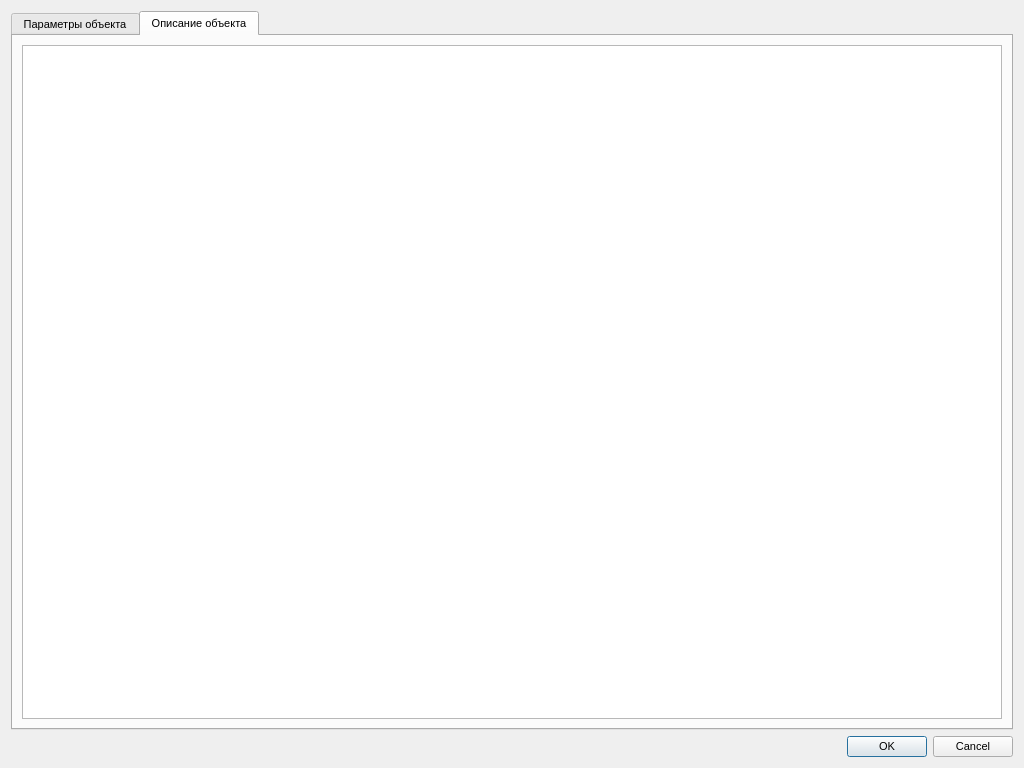
<?xml version="1.0" encoding="UTF-8"?>
<ui version="4.0">
 <class>QActorEditor</class>
 <widget class="QDialog" name="QActorEditor">
  <property name="windowModality">
   <enum>Qt::ApplicationModal</enum>
  </property>
  <property name="geometry">
   <rect>
    <x>0</x>
    <y>0</y>
    <width>1024</width>
    <height>768</height>
   </rect>
  </property>
  <property name="sizePolicy">
   <sizepolicy hsizetype="Preferred" vsizetype="Preferred">
    <horstretch>0</horstretch>
    <verstretch>0</verstretch>
   </sizepolicy>
  </property>
  <property name="minimumSize">
   <size>
    <width>400</width>
    <height>400</height>
   </size>
  </property>
  <property name="maximumSize">
   <size>
    <width>16777215</width>
    <height>16777215</height>
   </size>
  </property>
  <property name="font">
   <font>
    <pointsize>8</pointsize>
   </font>
  </property>
  <property name="windowTitle">
   <string>Редактор объекта</string>
  </property>
  <property name="windowIcon">
   <iconset resource="../../resources.qrc">
    <normaloff>:/images/G.png</normaloff>:/images/G.png</iconset>
  </property>
  <property name="locale">
   <locale language="Russian" country="Russia"/>
  </property>
  <property name="sizeGripEnabled">
   <bool>false</bool>
  </property>
  <property name="modal">
   <bool>true</bool>
  </property>
  <layout class="QVBoxLayout" name="verticalLayout_5" stretch="0,1">
   <property name="sizeConstraint">
    <enum>QLayout::SetMaximumSize</enum>
   </property>
   <item>
    <widget class="QTabWidget" name="tabWidget">
     <property name="currentIndex">
      <number>1</number>
     </property>
     <widget class="QWidget" name="objectTab">
      <attribute name="title">
       <string>Параметры объекта</string>
      </attribute>
      <layout class="QVBoxLayout" name="verticalLayout_9">
       <item>
        <layout class="QHBoxLayout" name="horizontalLayout_5">
         <item>
          <layout class="QHBoxLayout" name="horizontalLayout_8">
           <item>
            <widget class="QLabel" name="actorNameLbl">
             <property name="font">
              <font>
               <pointsize>10</pointsize>
              </font>
             </property>
             <property name="frameShape">
              <enum>QFrame::NoFrame</enum>
             </property>
             <property name="text">
              <string>Название объекта</string>
             </property>
            </widget>
           </item>
           <item>
            <widget class="QLineEdit" name="actorNameEdt">
             <property name="font">
              <font>
               <pointsize>10</pointsize>
              </font>
             </property>
             <property name="maxLength">
              <number>254</number>
             </property>
            </widget>
           </item>
          </layout>
         </item>
         <item>
          <widget class="QClickableLabel" name="iconLabel">
           <property name="sizePolicy">
            <sizepolicy hsizetype="Preferred" vsizetype="Preferred">
             <horstretch>0</horstretch>
             <verstretch>0</verstretch>
            </sizepolicy>
           </property>
           <property name="minimumSize">
            <size>
             <width>64</width>
             <height>64</height>
            </size>
           </property>
           <property name="maximumSize">
            <size>
             <width>64</width>
             <height>64</height>
            </size>
           </property>
           <property name="baseSize">
            <size>
             <width>64</width>
             <height>64</height>
            </size>
           </property>
           <property name="contextMenuPolicy">
            <enum>Qt::NoContextMenu</enum>
           </property>
           <property name="toolTip">
            <string comment="Иконка актора" extracomment="Иконка актора"/>
           </property>
           <property name="statusTip">
            <string comment="Иконка актора" extracomment="Иконка актора"/>
           </property>
           <property name="whatsThis">
            <string comment="Иконка актора" extracomment="Иконка актора"/>
           </property>
           <property name="accessibleName">
            <string comment="Иконка актора" extracomment="Иконка актора"/>
           </property>
           <property name="accessibleDescription">
            <string comment="Иконка актора" extracomment="Иконка актора"/>
           </property>
           <property name="frameShape">
            <enum>QFrame::Box</enum>
           </property>
           <property name="frameShadow">
            <enum>QFrame::Sunken</enum>
           </property>
           <property name="text">
            <string/>
           </property>
           <property name="pixmap">
            <pixmap resource="../../resources.qrc">:/images/no_image.png</pixmap>
           </property>
           <property name="scaledContents">
            <bool>true</bool>
           </property>
           <property name="alignment">
            <set>Qt::AlignCenter</set>
           </property>
           <property name="margin">
            <number>1</number>
           </property>
           <property name="textInteractionFlags">
            <set>Qt::NoTextInteraction</set>
           </property>
          </widget>
         </item>
        </layout>
       </item>
       <item>
        <widget class="QWidget" name="inlineWidget" native="true">
         <layout class="QVBoxLayout" name="verticalLayout_7" stretch="0,0">
          <property name="spacing">
           <number>6</number>
          </property>
          <property name="leftMargin">
           <number>2</number>
          </property>
          <property name="topMargin">
           <number>2</number>
          </property>
          <property name="rightMargin">
           <number>2</number>
          </property>
          <property name="bottomMargin">
           <number>2</number>
          </property>
          <item>
           <layout class="QVBoxLayout" name="verticalLayout_8">
            <item>
             <widget class="QLabel" name="inlineModuleTxtLbl">
              <property name="font">
               <font>
                <pointsize>10</pointsize>
               </font>
              </property>
              <property name="text">
               <string>Исходный текст модуля</string>
              </property>
             </widget>
            </item>
            <item>
             <widget class="QCodeEditor" name="inlineModuleTxtEdt">
              <property name="maximumBlockCount">
               <number>0</number>
              </property>
             </widget>
            </item>
           </layout>
          </item>
          <item>
           <layout class="QVBoxLayout" name="verticalLayout_4">
            <item>
             <widget class="QLabel" name="paramsInlineLbl">
              <property name="font">
               <font>
                <pointsize>10</pointsize>
               </font>
              </property>
              <property name="text">
               <string>Параметры</string>
              </property>
             </widget>
            </item>
            <item>
             <widget class="QTableWidget" name="paramsInlineTable">
              <property name="font">
               <font>
                <family>MS Sans Serif</family>
               </font>
              </property>
              <property name="editTriggers">
               <set>QAbstractItemView::NoEditTriggers</set>
              </property>
              <property name="showDropIndicator" stdset="0">
               <bool>false</bool>
              </property>
              <property name="dragDropOverwriteMode">
               <bool>false</bool>
              </property>
              <property name="selectionMode">
               <enum>QAbstractItemView::SingleSelection</enum>
              </property>
              <property name="selectionBehavior">
               <enum>QAbstractItemView::SelectRows</enum>
              </property>
              <property name="cornerButtonEnabled">
               <bool>false</bool>
              </property>
              <attribute name="horizontalHeaderCascadingSectionResizes">
               <bool>true</bool>
              </attribute>
              <attribute name="horizontalHeaderDefaultSectionSize">
               <number>160</number>
              </attribute>
              <attribute name="horizontalHeaderMinimumSectionSize">
               <number>160</number>
              </attribute>
              <attribute name="horizontalHeaderStretchLastSection">
               <bool>true</bool>
              </attribute>
              <attribute name="verticalHeaderDefaultSectionSize">
               <number>22</number>
              </attribute>
              <column>
               <property name="text">
                <string>Параметр</string>
               </property>
              </column>
              <column>
               <property name="text">
                <string>Тип</string>
               </property>
              </column>
              <column>
               <property name="text">
                <string>Класс</string>
               </property>
              </column>
             </widget>
            </item>
           </layout>
          </item>
         </layout>
        </widget>
       </item>
       <item>
        <widget class="QWidget" name="normalWidget" native="true">
         <layout class="QVBoxLayout" name="verticalLayout_6">
          <property name="spacing">
           <number>6</number>
          </property>
          <property name="leftMargin">
           <number>2</number>
          </property>
          <property name="topMargin">
           <number>2</number>
          </property>
          <property name="rightMargin">
           <number>2</number>
          </property>
          <property name="bottomMargin">
           <number>2</number>
          </property>
          <item>
           <layout class="QVBoxLayout" name="verticalLayout">
            <item>
             <layout class="QHBoxLayout" name="horizontalLayout_2">
              <item>
               <widget class="QLabel" name="baseModuleLbl">
                <property name="font">
                 <font>
                  <pointsize>10</pointsize>
                 </font>
                </property>
                <property name="text">
                 <string>Базовый модуль</string>
                </property>
               </widget>
              </item>
              <item>
               <widget class="QLabel" name="descriptionLbl">
                <property name="font">
                 <font>
                  <pointsize>10</pointsize>
                 </font>
                </property>
                <property name="text">
                 <string>Описание модуля</string>
                </property>
               </widget>
              </item>
             </layout>
            </item>
            <item>
             <layout class="QHBoxLayout" name="horizontalLayout">
              <item>
               <widget class="QListWidget" name="baseModuleList"/>
              </item>
              <item>
               <widget class="QLabel" name="descriptionLbl_2">
                <property name="sizePolicy">
                 <sizepolicy hsizetype="MinimumExpanding" vsizetype="MinimumExpanding">
                  <horstretch>0</horstretch>
                  <verstretch>0</verstretch>
                 </sizepolicy>
                </property>
                <property name="minimumSize">
                 <size>
                  <width>53</width>
                  <height>0</height>
                 </size>
                </property>
                <property name="frameShape">
                 <enum>QFrame::Box</enum>
                </property>
                <property name="text">
                 <string/>
                </property>
                <property name="textFormat">
                 <enum>Qt::PlainText</enum>
                </property>
                <property name="alignment">
                 <set>Qt::AlignLeading|Qt::AlignLeft|Qt::AlignTop</set>
                </property>
                <property name="wordWrap">
                 <bool>true</bool>
                </property>
                <property name="textInteractionFlags">
                 <set>Qt::LinksAccessibleByMouse|Qt::TextSelectableByMouse</set>
                </property>
               </widget>
              </item>
             </layout>
            </item>
           </layout>
          </item>
          <item>
           <layout class="QVBoxLayout" name="verticalLayout_3">
            <item>
             <widget class="QLabel" name="paramsNormalLbl">
              <property name="font">
               <font>
                <pointsize>10</pointsize>
               </font>
              </property>
              <property name="text">
               <string>Параметры</string>
              </property>
             </widget>
            </item>
            <item>
             <widget class="QTableWidget" name="paramsNormalTable">
              <property name="focusPolicy">
               <enum>Qt::StrongFocus</enum>
              </property>
              <property name="editTriggers">
               <set>QAbstractItemView::DoubleClicked</set>
              </property>
              <property name="showDropIndicator" stdset="0">
               <bool>false</bool>
              </property>
              <property name="dragDropOverwriteMode">
               <bool>false</bool>
              </property>
              <property name="selectionMode">
               <enum>QAbstractItemView::SingleSelection</enum>
              </property>
              <property name="selectionBehavior">
               <enum>QAbstractItemView::SelectRows</enum>
              </property>
              <property name="cornerButtonEnabled">
               <bool>false</bool>
              </property>
              <attribute name="horizontalHeaderCascadingSectionResizes">
               <bool>true</bool>
              </attribute>
              <attribute name="horizontalHeaderDefaultSectionSize">
               <number>165</number>
              </attribute>
              <attribute name="horizontalHeaderMinimumSectionSize">
               <number>160</number>
              </attribute>
              <attribute name="horizontalHeaderStretchLastSection">
               <bool>true</bool>
              </attribute>
              <attribute name="verticalHeaderDefaultSectionSize">
               <number>22</number>
              </attribute>
              <column>
               <property name="text">
                <string>Имя параметра</string>
               </property>
              </column>
              <column>
               <property name="text">
                <string>Тип</string>
               </property>
              </column>
              <column>
               <property name="text">
                <string>Данное ПО</string>
               </property>
              </column>
             </widget>
            </item>
           </layout>
          </item>
          <item>
           <layout class="QVBoxLayout" name="verticalLayout_2">
            <item>
             <layout class="QHBoxLayout" name="horizontalLayout_3">
              <item>
               <widget class="QLabel" name="descriptionBMLbl">
                <property name="font">
                 <font>
                  <pointsize>10</pointsize>
                 </font>
                </property>
                <property name="text">
                 <string>Описание параметра базового модуля</string>
                </property>
               </widget>
              </item>
              <item>
               <widget class="QLabel" name="descriptionPOLbl">
                <property name="font">
                 <font>
                  <pointsize>10</pointsize>
                 </font>
                </property>
                <property name="text">
                 <string>Описание данного предметной области</string>
                </property>
               </widget>
              </item>
             </layout>
            </item>
            <item>
             <layout class="QHBoxLayout" name="horizontalLayout_4">
              <item>
               <widget class="QLabel" name="descriptionBMLbl_2">
                <property name="sizePolicy">
                 <sizepolicy hsizetype="Expanding" vsizetype="Expanding">
                  <horstretch>0</horstretch>
                  <verstretch>0</verstretch>
                 </sizepolicy>
                </property>
                <property name="frameShape">
                 <enum>QFrame::Box</enum>
                </property>
                <property name="frameShadow">
                 <enum>QFrame::Plain</enum>
                </property>
                <property name="text">
                 <string/>
                </property>
                <property name="textFormat">
                 <enum>Qt::PlainText</enum>
                </property>
                <property name="alignment">
                 <set>Qt::AlignLeading|Qt::AlignLeft|Qt::AlignTop</set>
                </property>
                <property name="wordWrap">
                 <bool>true</bool>
                </property>
                <property name="textInteractionFlags">
                 <set>Qt::LinksAccessibleByMouse|Qt::TextSelectableByMouse</set>
                </property>
               </widget>
              </item>
              <item>
               <widget class="QLabel" name="descriptionPOLbl_2">
                <property name="sizePolicy">
                 <sizepolicy hsizetype="Expanding" vsizetype="Expanding">
                  <horstretch>0</horstretch>
                  <verstretch>0</verstretch>
                 </sizepolicy>
                </property>
                <property name="frameShape">
                 <enum>QFrame::Box</enum>
                </property>
                <property name="text">
                 <string/>
                </property>
                <property name="textFormat">
                 <enum>Qt::PlainText</enum>
                </property>
                <property name="alignment">
                 <set>Qt::AlignLeading|Qt::AlignLeft|Qt::AlignTop</set>
                </property>
                <property name="wordWrap">
                 <bool>true</bool>
                </property>
                <property name="textInteractionFlags">
                 <set>Qt::LinksAccessibleByMouse|Qt::TextSelectableByMouse</set>
                </property>
               </widget>
              </item>
             </layout>
            </item>
           </layout>
          </item>
         </layout>
        </widget>
       </item>
      </layout>
      <zorder></zorder>
      <zorder>normalWidget</zorder>
      <zorder>inlineWidget</zorder>
     </widget>
     <widget class="QWidget" name="tab_2">
      <attribute name="title">
       <string>Описание объекта</string>
      </attribute>
      <layout class="QVBoxLayout" name="verticalLayout_10">
       <item>
        <widget class="QTextEdit" name="infoEditor">
         <property name="html">
          <string>&lt;!DOCTYPE HTML PUBLIC &quot;-//W3C//DTD HTML 4.0//EN&quot; &quot;http://www.w3.org/TR/REC-html40/strict.dtd&quot;&gt;
&lt;html&gt;&lt;head&gt;&lt;meta name=&quot;qrichtext&quot; content=&quot;1&quot; /&gt;&lt;style type=&quot;text/css&quot;&gt;
p, li { white-space: pre-wrap; }
&lt;/style&gt;&lt;/head&gt;&lt;body style=&quot; font-family:'Sans Serif'; font-size:8pt; font-weight:400; font-style:normal;&quot;&gt;
&lt;p style=&quot; margin-top:12px; margin-bottom:12px; margin-left:0px; margin-right:0px; -qt-block-indent:0; text-indent:0px;&quot;&gt;&lt;br /&gt;&lt;/p&gt;&lt;/body&gt;&lt;/html&gt;</string>
         </property>
        </widget>
       </item>
      </layout>
     </widget>
    </widget>
   </item>
   <item>
    <widget class="QDialogButtonBox" name="buttonBox">
     <property name="orientation">
      <enum>Qt::Horizontal</enum>
     </property>
     <property name="standardButtons">
      <set>QDialogButtonBox::Cancel|QDialogButtonBox::Ok</set>
     </property>
     <property name="centerButtons">
      <bool>false</bool>
     </property>
    </widget>
   </item>
  </layout>
 </widget>
 <customwidgets>
  <customwidget>
   <class>QCodeEditor</class>
   <extends>QPlainTextEdit</extends>
   <header>../../src/editor/qcodeeditor.h</header>
  </customwidget>
  <customwidget>
   <class>QClickableLabel</class>
   <extends>QLabel</extends>
   <header>../../src/editor/qclickablelable.h</header>
  </customwidget>
 </customwidgets>
 <tabstops>
  <tabstop>buttonBox</tabstop>
 </tabstops>
 <resources>
  <include location="../../resources.qrc"/>
 </resources>
 <connections/>
 <designerdata>
  <property name="gridDeltaX">
   <number>10</number>
  </property>
  <property name="gridDeltaY">
   <number>10</number>
  </property>
  <property name="gridSnapX">
   <bool>true</bool>
  </property>
  <property name="gridSnapY">
   <bool>true</bool>
  </property>
  <property name="gridVisible">
   <bool>true</bool>
  </property>
 </designerdata>
 <slots>
  <slot>enableOkButton()</slot>
 </slots>
</ui>
